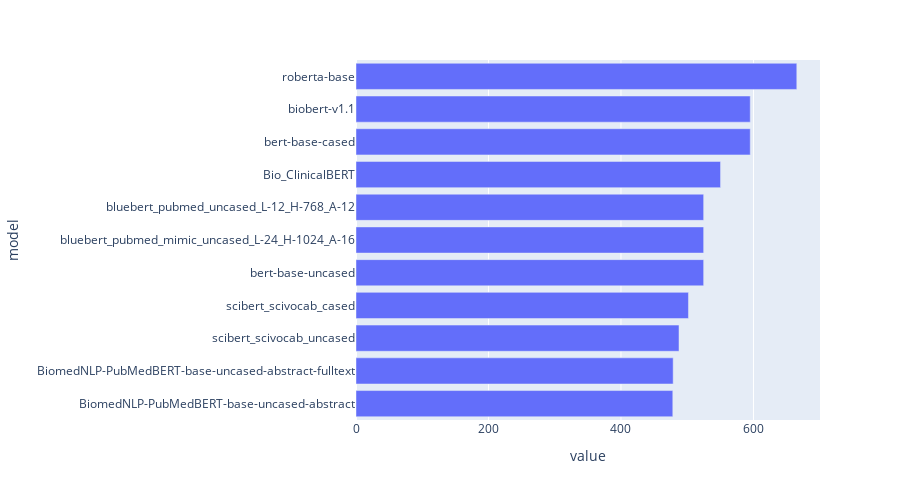

The cell this chart's notebook holds for it:
### Code cell
fig = px.bar(df_plt, x='value', y='model', height=500)
fig.show()

### Figure 1 — Plotly figure (JSON) as saved in the notebook; plotly's stock layout.template omitted (floating-point values rounded to 4 significant figures)
{"data": [{"alignmentgroup": "True", "hovertemplate": "value=%{x}<br>model=%{y}<extra></extra>", "legendgroup": "", "marker": {"color": "#636efa", "pattern": {"shape": ""}}, "name": "", "offsetgroup": "", "orientation": "h", "showlegend": false, "textposition": "auto", "type": "bar", "x": [478.2, 478.8, 487.6, 501.9, 524.8, 524.8, 524.8, 550.3, 595.2, 595.2, 665.4], "xaxis": "x", "y": ["BiomedNLP-PubMedBERT-base-uncased-abstract", "BiomedNLP-PubMedBERT-base-uncased-abstract-fulltext", "scibert_scivocab_uncased", "scibert_scivocab_cased", "bert-base-uncased", "bluebert_pubmed_mimic_uncased_L-24_H-1024_A-16", "bluebert_pubmed_uncased_L-12_H-768_A-12", "Bio_ClinicalBERT", "bert-base-cased", "biobert-v1.1", "roberta-base"], "yaxis": "y"}], "layout": {"barmode": "relative", "height": 500, "legend": {"tracegroupgap": 0}, "margin": {"t": 60}, "xaxis": {"anchor": "y", "domain": [0, 1], "title": {"text": "value"}}, "yaxis": {"anchor": "x", "domain": [0, 1], "title": {"text": "model"}}}}
